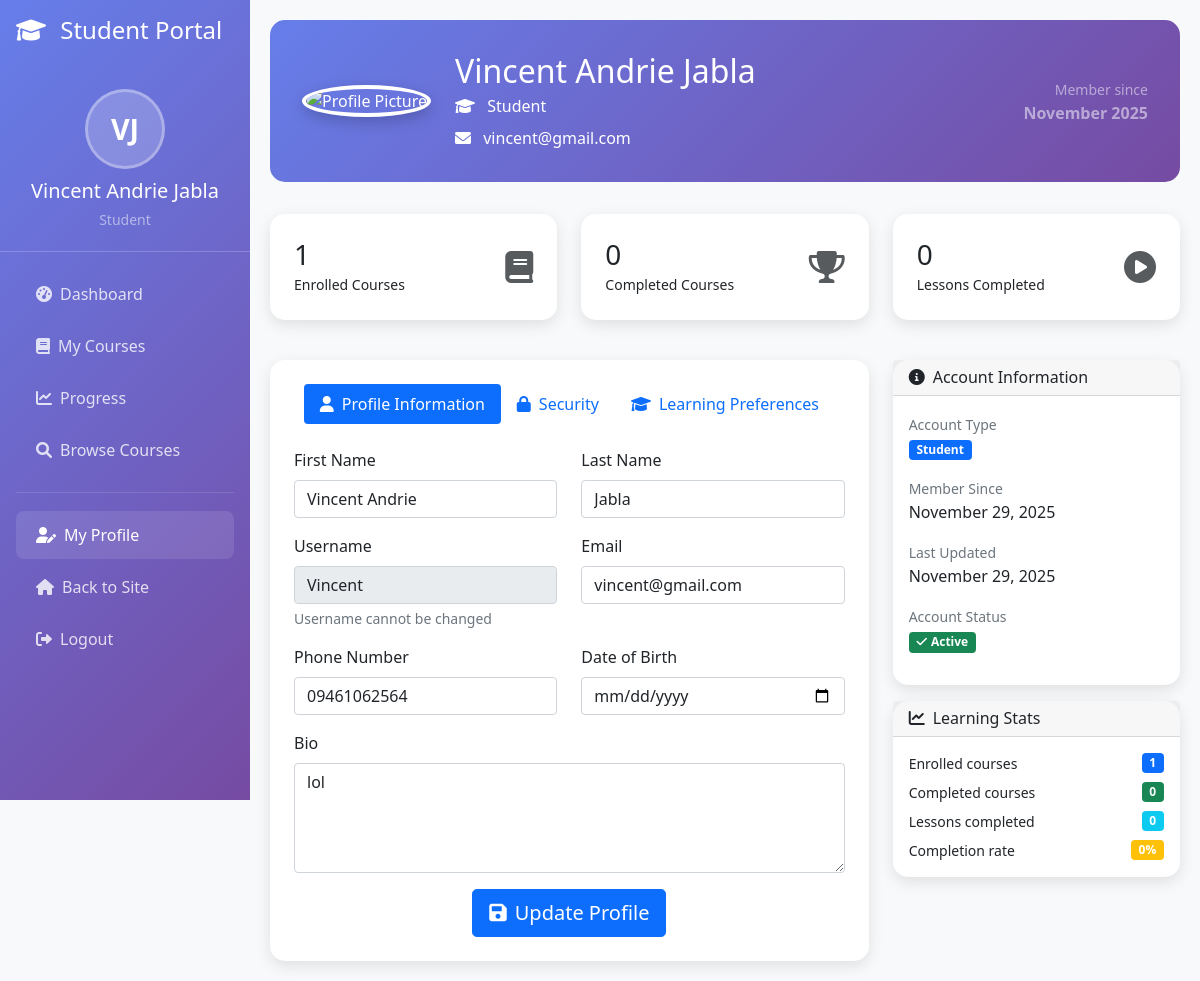
/student/profile.php (signed in), run on the app's committed database.
### tables this page shows
CREATE TABLE `users` (
  `id` int(11) NOT NULL,
  `username` varchar(50) NOT NULL,
  `email` varchar(100) NOT NULL,
  `password` varchar(255) NOT NULL,
  `first_name` varchar(50) NOT NULL,
  `last_name` varchar(50) NOT NULL,
  `role` enum('student','instructor','admin') DEFAULT 'student',
  `profile_image` varchar(255) DEFAULT NULL,
  `bio` text DEFAULT NULL,
  `phone` varchar(20) DEFAULT NULL,
  `date_of_birth` date DEFAULT NULL,
  `instructor_rating_average` decimal(3,2) DEFAULT 0.00,
  `instructor_rating_count` int(11) DEFAULT 0,
  `is_active` tinyint(1) DEFAULT 1,
  `email_verified` tinyint(1) DEFAULT 0,
  `created_at` timestamp NOT NULL DEFAULT current_timestamp(),
  `updated_at` timestamp NOT NULL DEFAULT current_timestamp() ON UPDATE current_timestamp()
);

### student/profile.php (the view, shortened to what the rows shown need)
<?php
require_once __DIR__ . '/../classes/User.php';
$user = new User();
$user->getUserById($_SESSION['user_id']);
try {
    $database = new Database();
    $conn = $database->getConnection();
    $query = "SELECT COUNT(DISTINCT l.id) as total_lessons
              FROM enrollments e
              JOIN courses c ON e.course_id = c.id
              JOIN lessons l ON c.id = l.course_id
              WHERE e.student_id = :student_id AND l.is_published = 1";
    $stmt = $conn->prepare($query);
} catch (Exception $e) {
    $learning_stats = [
        'total_enrolled' => 0,
        'completed_courses' => 0,
        'completed_lessons' => 0,
        'total_lessons' => 0,
        'completion_rate' => 0,
        'avg_progress' => 0
    ];
}
?>
<!DOCTYPE html>
<html lang="en">
<head>
    <link href="https://cdn.jsdelivr.net/npm/bootstrap@5.1.3/dist/css/bootstrap.min.css" rel="stylesheet">
    <link href="https://cdnjs.cloudflare.com/ajax/libs/font-awesome/6.0.0/css/all.min.css" rel="stylesheet">
</head>
<body class="bg-light">
    <?php include 'includes/sidebar.php'; ?>
    <div class="main-content">
        <div class="profile-header">
            <div class="row align-items-center">
                <div class="col-md-8">
                    <div class="d-flex align-items-center">
                        <div>
                            <h2 class="mb-1"><?php echo htmlspecialchars($user->first_name . ' ' . $user->last_name); ?></h2>
                            <p class="mb-2">
                                <i class="fas fa-graduation-cap me-2"></i>
                                Student
                            </p>
                            <p class="mb-0">
                                <i class="fas fa-envelope me-2"></i>
                                <?php echo htmlspecialchars($user->email); ?>
                            </p>
                        </div>
                    </div>
                </div>
                <div class="col-md-4 text-md-end">
                    <div class="text-white-50">
                        <small>Member since</small><br>
                        <strong><?php echo date('F Y', strtotime($user->created_at)); ?></strong>
                    </div>
                </div>
            </div>
        </div>
        <div class="row">
            <div class="col-lg-8">
                <div class="card profile-card">
                    <div class="card-body p-4">
                        <div class="tab-content" id="profileTabsContent">
                            <div class="tab-pane fade show active" id="profile" role="tabpanel">
                                <form method="POST">
                                    <div class="row">
                                        <div class="col-md-6 mb-3">
                                            <label for="first_name" class="form-label">First Name</label>
                                            <input type="text" class="form-control" id="first_name" name="first_name"
                                                   value="<?php echo htmlspecialchars($user->first_name); ?>" required>
                                        </div>
                                        <div class="col-md-6 mb-3">
                                            <label for="last_name" class="form-label">Last Name</label>
                                            <input type="text" class="form-control" id="last_name" name="last_name"
                                                   value="<?php echo htmlspecialchars($user->last_name); ?>" required>
                                        </div>
                                    </div>
                                    <div class="row">
                                        <div class="col-md-6 mb-3">
                                            <label for="username" class="form-label">Username</label>
                                            <input type="text" class="form-control" id="username"
                                                   value="<?php echo htmlspecialchars($user->username); ?>" readonly>
                                            <div class="form-text">Username cannot be changed</div>
                                        </div>
                                        <div class="col-md-6 mb-3">
                                            <label for="email" class="form-label">Email</label>
                                            <input type="email" class="form-control" id="email" name="email"
                                                   value="<?php echo htmlspecialchars($user->email); ?>" required>
                                        </div>
                                    </div>
                                    <div class="row">
                                        <div class="col-md-6 mb-3">
                                            <label for="phone" class="form-label">Phone Number</label>
                                            <input type="tel" class="form-control" id="phone" name="phone"
                                                   value="<?php echo htmlspecialchars($user->phone); ?>"
                                                   pattern="[0-9]*"
                                                   inputmode="numeric"
                                                   maxlength="15"
                                                   oninput="this.value = this.value.replace(/[^0-9]/g, '')"
                                                   title="Please enter numbers only">
                                        </div>
                                    </div>
                                    <div class="mb-3">
                                        <label for="bio" class="form-label">Bio</label>
                                        <textarea class="form-control" id="bio" name="bio" rows="4"
                                                  placeholder="Tell us about yourself..."><?php echo htmlspecialchars($user->bio); ?></textarea>
                                    </div>
                                </form>
                            </div>
                        </div>
                    </div>
                </div>
            </div>
            <div class="col-lg-4">
                <div class="card">
                    <div class="card-body">
                        <div class="mb-3">
                            <small class="text-muted">Member Since</small>
                            <div><?php echo date('F j, Y', strtotime($user->created_at)); ?></div>
                        </div>
                        <div class="mb-3">
                            <small class="text-muted">Last Updated</small>
                            <div><?php echo $user->updated_at ? date('F j, Y', strtotime($user->updated_at)) : 'Never'; ?></div>
                        </div>
                    </div>
                </div>
            </div>
        </div>
    </div>
</body>
</html>

### student/includes/sidebar.php (shortened to what the rows shown need)
<?php
if (!isset($student_user)) {
    $student_user = new User();
    $student_user->getUserById($_SESSION['user_id']);
}
?>
<div class="sidebar position-fixed" style="width: 250px; z-index: 1000;">
    <div class="admin-profile">
        <div class="admin-initials" style="display: none;">
            <?php echo strtoupper(substr($student_user->first_name, 0, 1) . substr($student_user->last_name, 0, 1)); ?>
        </div>
        <h5 class="text-white mb-1 mt-2"><?php echo htmlspecialchars($student_user->first_name . ' ' . $student_user->last_name); ?></h5>
        <small class="text-white-50">Student</small>
    </div>
</div>

### data on the page
users: first_name+last_name "VJ", first_name+last_name "Vincent Andrie Jabla", email "vincent@gmail.com", created_at "November 2025", first_name "Vincent Andrie", last_name "Jabla", username "Vincent", phone "09461062564", bio "lol", created_at "November 29, 2025", updated_at "November 29, 2025"

### other printed values
$learning_stats['total_enrolled'] "1"
$learning_stats['completed_courses'] "0"
$learning_stats['completed_lessons'] "0"
$learning_stats['completion_rate'] "0"
